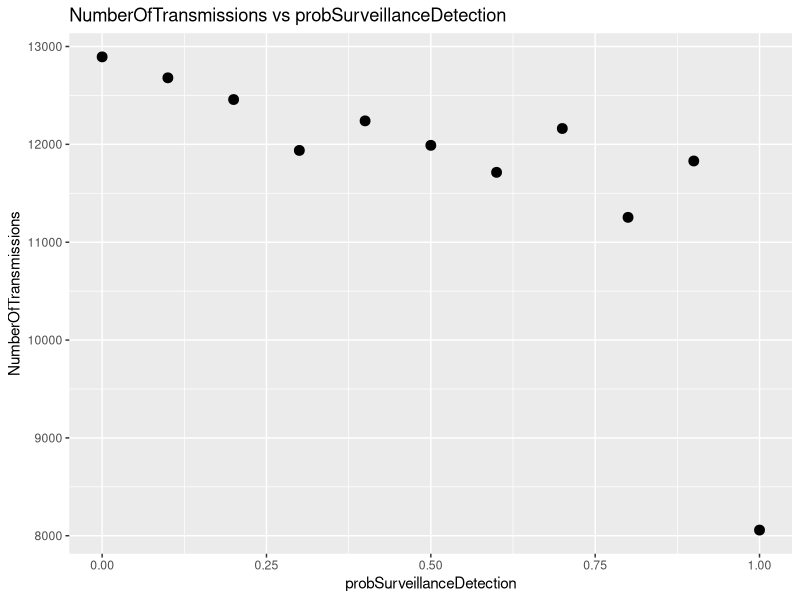
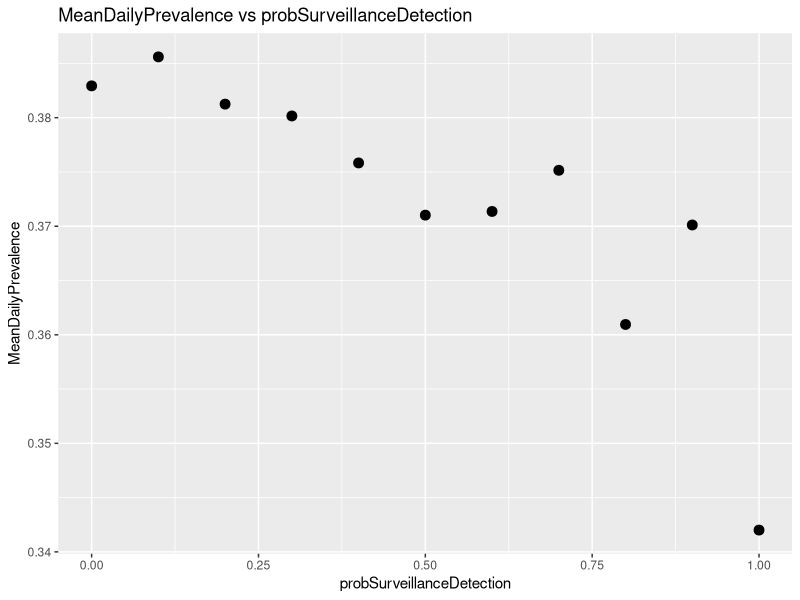
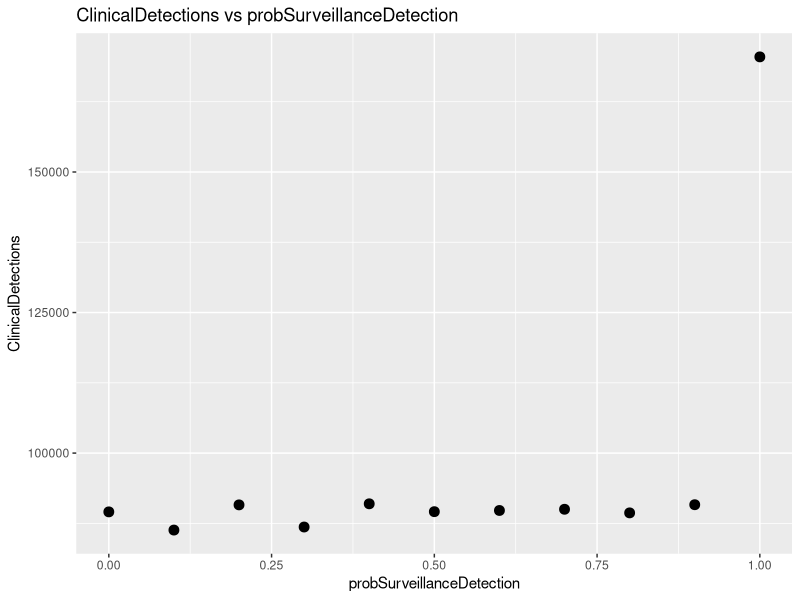
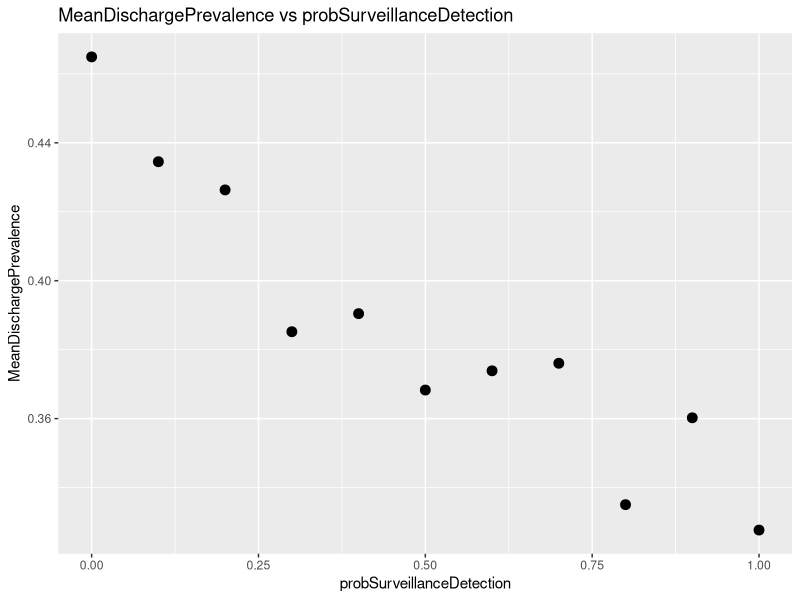
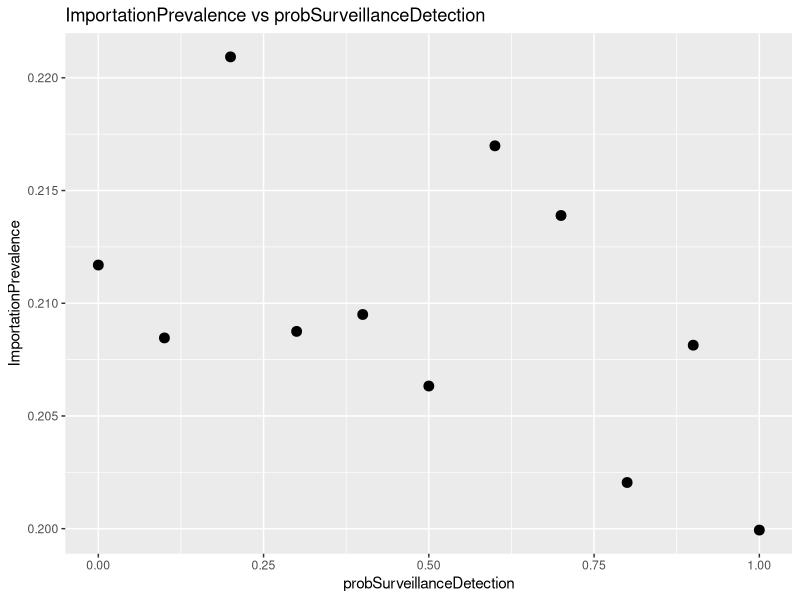

Recreate these plots in R, in order.
# R script to create scatter plots for sensitivity analysis
library(ggplot2)

# Get command line arguments
args <- commandArgs(trailingOnly = TRUE)
column <- "probSurveillanceDetection" # default
if (length(args) > 0) {
  for (arg in args) {
    if (grepl("^column=", arg)) {
      column <- sub("^column=", "", arg)
    }
  }
}

# Read merged data
merged <- read.csv("merged.txt", header=TRUE)

# Helper function to plot
plot_scatter <- function(yvar, ylab, filename) {
  p <- ggplot(merged, aes_string(x=column, y=yvar)) +
    geom_point(size=3) +
    labs(title=paste(ylab, "vs", column),
         x=column,
         y=ylab)
  ggsave(filename, p)
}

plot_scatter("NumberOfTransmissions", "NumberOfTransmissions", paste0("scatter_NumberOfTransmissions_vs_", column, ".png"))
plot_scatter("MeanDailyPrevalence", "MeanDailyPrevalence", paste0("scatter_MeanDailyPrevalence_vs_", column, ".png"))
plot_scatter("ClinicalDetections", "ClinicalDetections", paste0("scatter_ClinicalDetections_vs_", column, ".png"))
plot_scatter("MeanDischargePrevalence", "MeanDischargePrevalence", paste0("scatter_MeanDischargePrevalence_vs_", column, ".png"))
plot_scatter("ImportationPrevalence", "ImportationPrevalence", paste0("scatter_ImportationPrevalence_vs_", column, ".png"))
